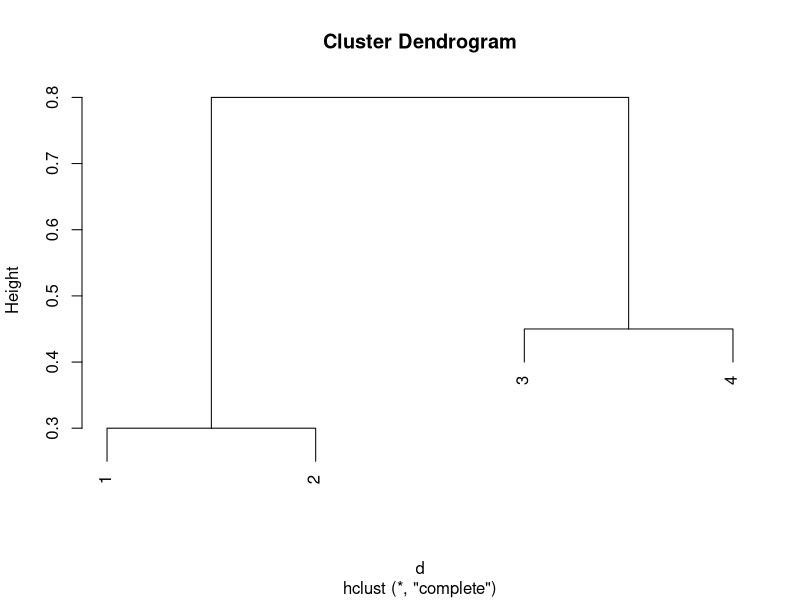
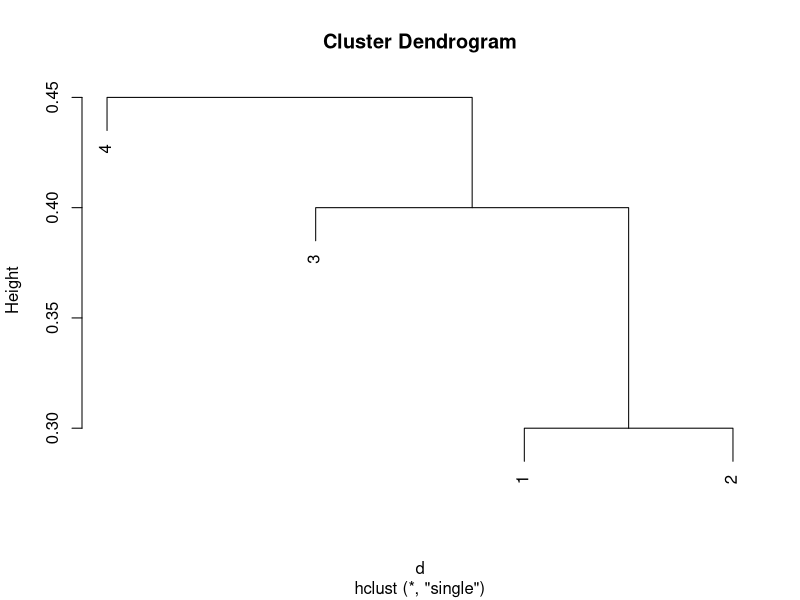
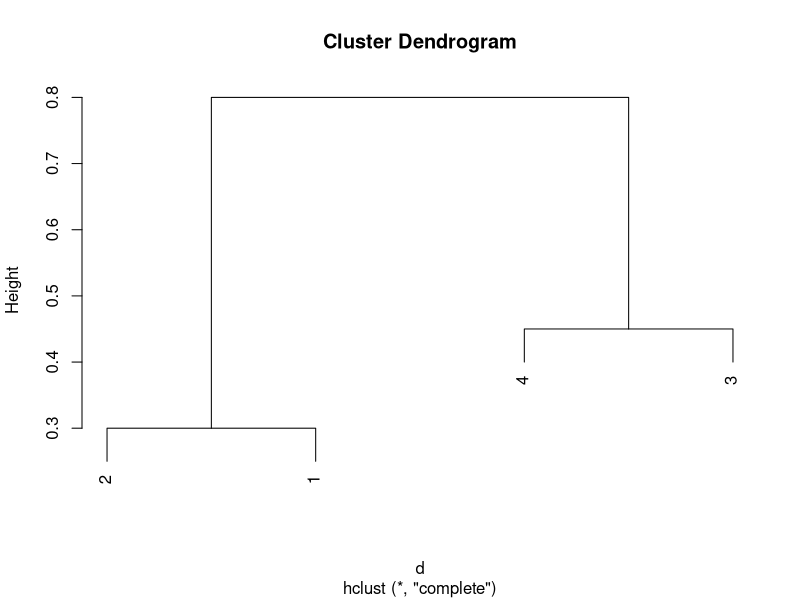

Generate these figures, in order, with R:
## ---- chunk 1
d = as.dist(matrix(c(0, 0.3, 0.4, 0.7, 
                     0.3, 0, 0.5, 0.8,
                     0.4, 0.5, 0.0, 0.45,
                     0.7, 0.8, 0.45, 0.0), nrow=4))
plot(hclust(d, method="complete"))
## ---- chunk 2
plot(hclust(d, method="single"))
## ---- chunk 3
plot(hclust(d, method="complete"), labels=c(2,1,4,3))
